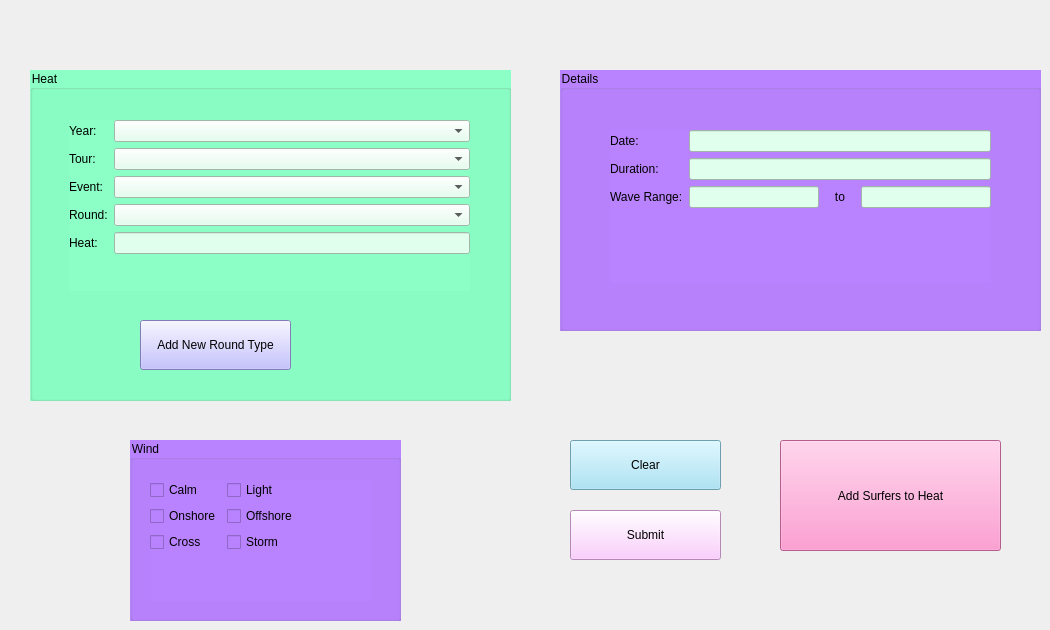
     <widget class="QWidget" name="tab_entry_heat">
      <attribute name="title">
       <string>Add Heat</string>
      </attribute>
      <widget class="QGroupBox" name="gb_addheat_heat">
       <property name="geometry">
        <rect>
         <x>30</x>
         <y>70</y>
         <width>481</width>
         <height>331</height>
        </rect>
       </property>
       <property name="styleSheet">
        <string notr="true">background-color: rgb(139, 255, 197);
font: 75 14pt &quot;Verdana&quot;;</string>
       </property>
       <property name="title">
        <string>Heat</string>
       </property>
       <widget class="QWidget" name="formLayoutWidget_11">
        <property name="geometry">
         <rect>
          <x>39</x>
          <y>50</y>
          <width>401</width>
          <height>171</height>
         </rect>
        </property>
        <layout class="QFormLayout" name="flayout_addheat_heat">
         <item row="1" column="0">
          <widget class="QLabel" name="label_addheat_tour">
           <property name="styleSheet">
            <string notr="true">font: 63 10pt &quot;Cascadia Mono SemiBold&quot;;</string>
           </property>
           <property name="text">
            <string>Tour:</string>
           </property>
          </widget>
         </item>
         <item row="2" column="0">
          <widget class="QLabel" name="label_addheat_event">
           <property name="styleSheet">
            <string notr="true">font: 63 10pt &quot;Cascadia Mono SemiBold&quot;;</string>
           </property>
           <property name="text">
            <string>Event:</string>
           </property>
          </widget>
         </item>
         <item row="3" column="0">
          <widget class="QLabel" name="label_addheat_round">
           <property name="styleSheet">
            <string notr="true">font: 63 10pt &quot;Cascadia Mono SemiBold&quot;;</string>
           </property>
           <property name="text">
            <string>Round:</string>
           </property>
          </widget>
         </item>
         <item row="4" column="0">
          <widget class="QLabel" name="label_addheat_heat">
           <property name="styleSheet">
            <string notr="true">font: 63 10pt &quot;Cascadia Mono SemiBold&quot;;</string>
           </property>
           <property name="text">
            <string>Heat:</string>
           </property>
          </widget>
         </item>
         <item row="1" column="1">
          <widget class="QComboBox" name="cb_addheat_tour">
           <property name="styleSheet">
            <string notr="true">background-color: rgb(224, 255, 236);
font: 75 10pt &quot;Verdana&quot;;</string>
           </property>
          </widget>
         </item>
         <item row="2" column="1">
          <widget class="QComboBox" name="cb_addheat_event">
           <property name="styleSheet">
            <string notr="true">background-color: rgb(224, 255, 236);
font: 75 10pt &quot;Verdana&quot;;</string>
           </property>
          </widget>
         </item>
         <item row="3" column="1">
          <widget class="QComboBox" name="cb_addheat_round">
           <property name="styleSheet">
            <string notr="true">background-color: rgb(224, 255, 236);
font: 75 10pt &quot;Verdana&quot;;</string>
           </property>
          </widget>
         </item>
         <item row="4" column="1">
          <widget class="QLineEdit" name="line_addheat_heat">
           <property name="styleSheet">
            <string notr="true">background-color: rgb(224, 255, 236);
font: 75 10pt &quot;Verdana&quot;;</string>
           </property>
          </widget>
         </item>
         <item row="0" column="0">
          <widget class="QLabel" name="label_addheat_year">
           <property name="styleSheet">
            <string notr="true">font: 63 10pt &quot;Cascadia Mono SemiBold&quot;;</string>
           </property>
           <property name="text">
            <string>Year:</string>
           </property>
          </widget>
         </item>
         <item row="0" column="1">
          <widget class="QComboBox" name="cb_addheat_year">
           <property name="styleSheet">
            <string notr="true">background-color: rgb(224, 255, 236);
font: 75 10pt &quot;Verdana&quot;;</string>
           </property>
          </widget>
         </item>
        </layout>
       </widget>
       <widget class="QPushButton" name="pb_addheat_newround">
        <property name="enabled">
         <bool>true</bool>
        </property>
        <property name="geometry">
         <rect>
          <x>110</x>
          <y>250</y>
          <width>151</width>
          <height>50</height>
         </rect>
        </property>
        <property name="sizePolicy">
         <sizepolicy hsizetype="Fixed" vsizetype="Fixed">
          <horstretch>0</horstretch>
          <verstretch>0</verstretch>
         </sizepolicy>
        </property>
        <property name="minimumSize">
         <size>
          <width>151</width>
          <height>50</height>
         </size>
        </property>
        <property name="styleSheet">
         <string notr="true">background-color: rgb(180, 175, 255);
font: 63 8pt &quot;Verdana&quot;;</string>
        </property>
        <property name="text">
         <string>Add New Round Type</string>
        </property>
       </widget>
      </widget>
      <widget class="QGroupBox" name="gb_addheat_wind">
       <property name="geometry">
        <rect>
         <x>130</x>
         <y>440</y>
         <width>271</width>
         <height>181</height>
        </rect>
       </property>
       <property name="styleSheet">
        <string notr="true">background-color: rgb(185, 131, 255);
font: 75 14pt &quot;Verdana&quot;;</string>
       </property>
       <property name="title">
        <string>Wind</string>
       </property>
       <widget class="QWidget" name="formLayoutWidget_12">
        <property name="geometry">
         <rect>
          <x>20</x>
          <y>40</y>
          <width>221</width>
          <height>121</height>
         </rect>
        </property>
        <layout class="QFormLayout" name="flayout_addheat_wind">
         <item row="0" column="0">
          <widget class="QCheckBox" name="check_addheat_calm">
           <property name="styleSheet">
            <string notr="true">font: 63 10pt &quot;Cascadia Mono SemiBold&quot;;</string>
           </property>
           <property name="text">
            <string>Calm</string>
           </property>
          </widget>
         </item>
         <item row="0" column="1">
          <widget class="QCheckBox" name="check_addheat_light">
           <property name="styleSheet">
            <string notr="true">font: 63 10pt &quot;Cascadia Mono SemiBold&quot;;</string>
           </property>
           <property name="text">
            <string>Light</string>
           </property>
          </widget>
         </item>
         <item row="1" column="0">
          <widget class="QCheckBox" name="check_addheat_onshore">
           <property name="styleSheet">
            <string notr="true">font: 63 10pt &quot;Cascadia Mono SemiBold&quot;;</string>
           </property>
           <property name="text">
            <string>Onshore</string>
           </property>
          </widget>
         </item>
         <item row="1" column="1">
          <widget class="QCheckBox" name="check_addheat_offshore">
           <property name="styleSheet">
            <string notr="true">font: 63 10pt &quot;Cascadia Mono SemiBold&quot;;</string>
           </property>
           <property name="text">
            <string>Offshore</string>
           </property>
          </widget>
         </item>
         <item row="2" column="0">
          <widget class="QCheckBox" name="check_addheat_cross">
           <property name="styleSheet">
            <string notr="true">font: 63 10pt &quot;Cascadia Mono SemiBold&quot;;</string>
           </property>
           <property name="text">
            <string>Cross</string>
           </property>
          </widget>
         </item>
         <item row="2" column="1">
          <widget class="QCheckBox" name="check_addheat_storm">
           <property name="styleSheet">
            <string notr="true">font: 63 10pt &quot;Cascadia Mono SemiBold&quot;;</string>
           </property>
           <property name="text">
            <string>Storm</string>
           </property>
          </widget>
         </item>
        </layout>
       </widget>
      </widget>
      <widget class="QGroupBox" name="gb_addheat_details">
       <property name="geometry">
        <rect>
         <x>560</x>
         <y>70</y>
         <width>481</width>
         <height>261</height>
        </rect>
       </property>
       <property name="styleSheet">
        <string notr="true">background-color: rgb(185, 131, 255);
font: 75 14pt &quot;Verdana&quot;;</string>
       </property>
       <property name="inputMethodHints">
        <set>Qt::ImhUrlCharactersOnly</set>
       </property>
       <property name="title">
        <string>Details</string>
       </property>
       <widget class="QWidget" name="formLayoutWidget_13">
        <property name="geometry">
         <rect>
          <x>50</x>
          <y>60</y>
          <width>381</width>
          <height>153</height>
         </rect>
        </property>
        <layout class="QFormLayout" name="flayout_addheat_details">
         <item row="0" column="0">
          <widget class="QLabel" name="label_addheat_date">
           <property name="styleSheet">
            <string notr="true">font: 63 10pt &quot;Cascadia Mono SemiBold&quot;;</string>
           </property>
           <property name="text">
            <string>Date:</string>
           </property>
          </widget>
         </item>
         <item row="0" column="1">
          <widget class="QLineEdit" name="line_addheat_date">
           <property name="styleSheet">
            <string notr="true">background-color: rgb(224, 255, 236);
font: 75 10pt &quot;Verdana&quot;;</string>
           </property>
          </widget>
         </item>
         <item row="1" column="0">
          <widget class="QLabel" name="label_addheat_duration">
           <property name="styleSheet">
            <string notr="true">font: 63 10pt &quot;Cascadia Mono SemiBold&quot;;</string>
           </property>
           <property name="text">
            <string>Duration:</string>
           </property>
          </widget>
         </item>
         <item row="1" column="1">
          <widget class="QLineEdit" name="line_addheat_duration">
           <property name="styleSheet">
            <string notr="true">background-color: rgb(224, 255, 236);
font: 75 10pt &quot;Verdana&quot;;</string>
           </property>
          </widget>
         </item>
         <item row="2" column="0">
          <widget class="QLabel" name="label_addheat_range">
           <property name="styleSheet">
            <string notr="true">font: 63 10pt &quot;Cascadia Mono SemiBold&quot;;</string>
           </property>
           <property name="text">
            <string>Wave Range:</string>
           </property>
          </widget>
         </item>
         <item row="2" column="1">
          <layout class="QHBoxLayout" name="horizontalLayout">
           <item>
            <widget class="QLineEdit" name="line_addheat_wavemin">
             <property name="styleSheet">
              <string notr="true">background-color: rgb(224, 255, 236);
font: 75 10pt &quot;Verdana&quot;;</string>
             </property>
            </widget>
           </item>
           <item>
            <widget class="QLabel" name="label_addheat_to">
             <property name="styleSheet">
              <string notr="true">font: 63 10pt &quot;Cascadia Mono SemiBold&quot;;</string>
             </property>
             <property name="text">
              <string>   to   </string>
             </property>
            </widget>
           </item>
           <item>
            <widget class="QLineEdit" name="line_addheat_wavemax">
             <property name="styleSheet">
              <string notr="true">background-color: rgb(224, 255, 236);
font: 75 10pt &quot;Verdana&quot;;</string>
             </property>
            </widget>
           </item>
          </layout>
         </item>
        </layout>
       </widget>
      </widget>
      <widget class="QPushButton" name="pb_addheat_clear">
       <property name="enabled">
        <bool>true</bool>
       </property>
       <property name="geometry">
        <rect>
         <x>570</x>
         <y>440</y>
         <width>151</width>
         <height>50</height>
        </rect>
       </property>
       <property name="sizePolicy">
        <sizepolicy hsizetype="Fixed" vsizetype="Fixed">
         <horstretch>0</horstretch>
         <verstretch>0</verstretch>
        </sizepolicy>
       </property>
       <property name="minimumSize">
        <size>
         <width>151</width>
         <height>50</height>
        </size>
       </property>
       <property name="styleSheet">
        <string notr="true">background-color: rgb(154, 223, 244);
font: 63 11pt &quot;Verdana&quot;;</string>
       </property>
       <property name="text">
        <string>Clear</string>
       </property>
      </widget>
      <widget class="QPushButton" name="pb_addheat_submit">
       <property name="enabled">
        <bool>true</bool>
       </property>
       <property name="geometry">
        <rect>
         <x>570</x>
         <y>510</y>
         <width>151</width>
         <height>50</height>
        </rect>
       </property>
       <property name="sizePolicy">
        <sizepolicy hsizetype="Fixed" vsizetype="Fixed">
         <horstretch>0</horstretch>
         <verstretch>0</verstretch>
        </sizepolicy>
       </property>
       <property name="minimumSize">
        <size>
         <width>151</width>
         <height>50</height>
        </size>
       </property>
       <property name="styleSheet">
        <string notr="true">background-color: rgb(253, 192, 255);
font: 63 11pt &quot;Verdana&quot;;</string>
       </property>
       <property name="text">
        <string>Submit</string>
       </property>
      </widget>
      <widget class="QPushButton" name="pb_addheat_surfers">
       <property name="enabled">
        <bool>true</bool>
       </property>
       <property name="geometry">
        <rect>
         <x>780</x>
         <y>440</y>
         <width>221</width>
         <height>111</height>
        </rect>
       </property>
       <property name="sizePolicy">
        <sizepolicy hsizetype="Fixed" vsizetype="Fixed">
         <horstretch>0</horstretch>
         <verstretch>0</verstretch>
        </sizepolicy>
       </property>
       <property name="minimumSize">
        <size>
         <width>151</width>
         <height>50</height>
        </size>
       </property>
       <property name="styleSheet">
        <string notr="true">background-color: rgb(254, 131, 198);
font: 63 11pt &quot;Verdana&quot;;</string>
       </property>
       <property name="text">
        <string>Add Surfers to Heat</string>
       </property>
      </widget>
     </widget>
